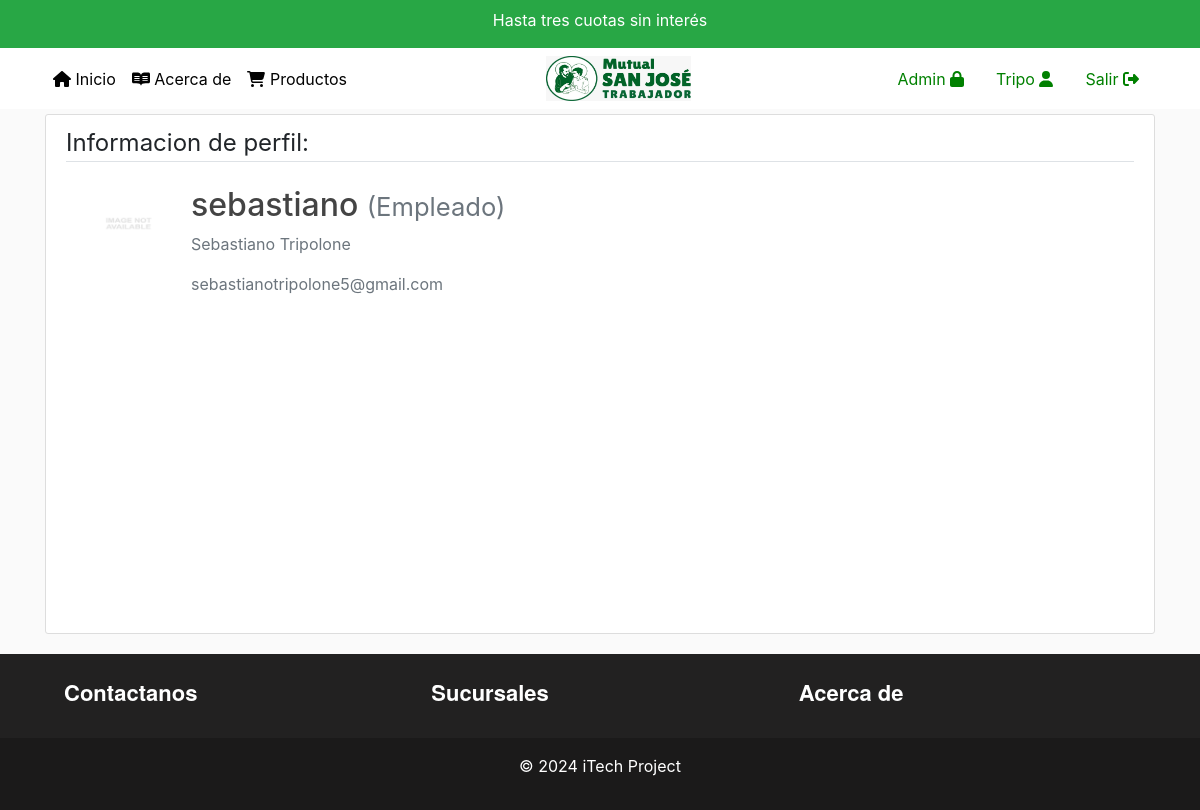
The app's page /profile/sebastiano (signed in) with its own data.
### users/models.py (models this page shows, shortened)
class CustomUser(AbstractUser):
    def image_upload_to(self, instance=None):
        if instance:
            return os.path.join('Users', self.username, instance)
        return None
    STATUS = (
        ('cliente', 'cliente'),
        ('Auxiliar', 'Auxiliar'),
        ('Administrativo', 'Administrativo'),
        ('Farmaceutico', 'Farmaceutico'),
        ('Medico', 'Medico'),
    )
    email = models.EmailField(unique=True)
    status = models.CharField(max_length=100, choices=STATUS, default='Empleado')
    description = models.TextField("Description", max_length=600, default='', blank=True)
    image = models.ImageField(default='default/no_image.jpg', upload_to=image_upload_to)

### users/views.py (the view, shortened to what this page needs)
# urls.py: path('profile/<username>', views.profile, name='profile'),
def profile(request, username):
    user = get_user_model().objects.filter(username=username).first()
    if user:
        form = UserUpdateForm(instance=user)
        form.fields['description'].widget.attrs = {'rows': 1}
        return render(request, 'users/profile.html', context={'form': form})
    return redirect("homepage")

### users/templates/users/profile.html (shortened to what this page needs)
{% extends "main/header.html" %}
{% load crispy_forms_tags %}
{% block content %}
<main role="main" class="container-xl">
<div class="content-section col-lg-12 col-md-12 col-sm-12 tutorial-style" style="min-height:65vh;">
    <legend class="border-bottom mb-4">Informacion de perfil:</legend>
    <form method="POST" enctype="multipart/form-data">
        <div class="media">
        {% if user.username == form.instance.username %}
            <input id="id_image" type="file" name="image" hidden/>
            <label for="id_image">
            <img class="rounded-circle account-img profile-image"
            style="cursor: pointer;"
            src="{{ form.instance.image.url }}"
            title="Actualizar foto de perfil">
            </label>
        {% else %}
            <img class="rounded-circle account-img profile-image", src="{{ form.instance.image.url }}">
        {% endif %}
            <div class="media-body">
                <h2 class="account-heading">{{ form.instance.username }}
                    <small class="text-muted">({{ form.instance.status }})</small>
                </h2>
                <p class="text-secondary">{{ form.instance.first_name }} {{ form.instance.last_name }}</p>
                <p class="text-secondary">{{ form.instance.email }}</p>
            </div>
        </div>
    </form>
</div>
{% endblock content %}

### main/templates/main/includes/navbar.html (shortened to what this page needs)
{% load static %}
<header class="site-header" style="margin-bottom: 5px">
    <nav class="navbar navbar-expand-md navbar-color">
        <div class="container">
            <div class="navbar-nav">
                <a class="nav-item nav-link" href="/"><i class="fas fa-home"></i> Inicio</i></a>
            </div>
            <div class="collapse navbar-collapse" id="navbarToggle">
                <div class="navbar-nav mr-auto">
                    <a class="nav-item nav-link" href="{% url 'acercade' %}"><i class="fa-brands fa-readme"></i> Acerca de</a>
                    <a class="nav-item nav-link" href="{% url 'productos' %}"><i class="fa-solid fa-cart-shopping"></i> Productos</a>
                </div>
                <div class="navbar-nav mr-auto">
                <img src="{% static "images/logo.jpeg" %}" width="145" height="45" align="center">
                </div>
                {% if user.is_authenticated %}
                {% if user.is_staff %}
                <a class="nav-item nav-link" href="{% url 'admin:index' %}" style="color:green;">Admin <i class="fa-solid fa-lock"></i></a>
                {% endif %}
                <a class="nav-item nav-link" href="{% url 'profile' user.username %}" style="color:green">
                    {{user.username}} <i class="fas fa-user"></i>
                </a>
                <a class="nav-item nav-link" href="{% url 'logout' %}" style="color:green">
                    Salir <i class="fas fa-sign-out-alt"></i>
                </a>
                {% endif %}
                </div>
            </div>
    </nav>
</header>

### main/static/main/main.css (style rules this page uses)
:root { --footercolor: #ffffff; --navbarcolor: #ffffff; --btncolor: #ffffff; --socialcolor: #ffffff; --brightText: #020202; }
.navbar-color { background-color: var(--navbarcolor); }
body { background: #fafafa; }
h1, h2, h3, h4, h5, h6 { color: #444444; }
.site-header .navbar-nav .nav-link { color: var(--brightText); }
.content-section { background: #ffffff; padding: 10px 20px; border: 1px solid #dddddd; border-radius: 3px; margin-bottom: 20px; }
.profile-image { width: 125px; height: 125; padding: 5px; }
img { max-width: 100%; max-height: 100%; }

### records on screen
CustomUser: username "Tripo"
CustomUser: instance.image (placeholder picture), instance.username "sebastiano", instance.status "Empleado", instance.first_name "Sebastiano", instance.last_name "Tripolone", instance.email "sebastianotripolone5@gmail.com"
